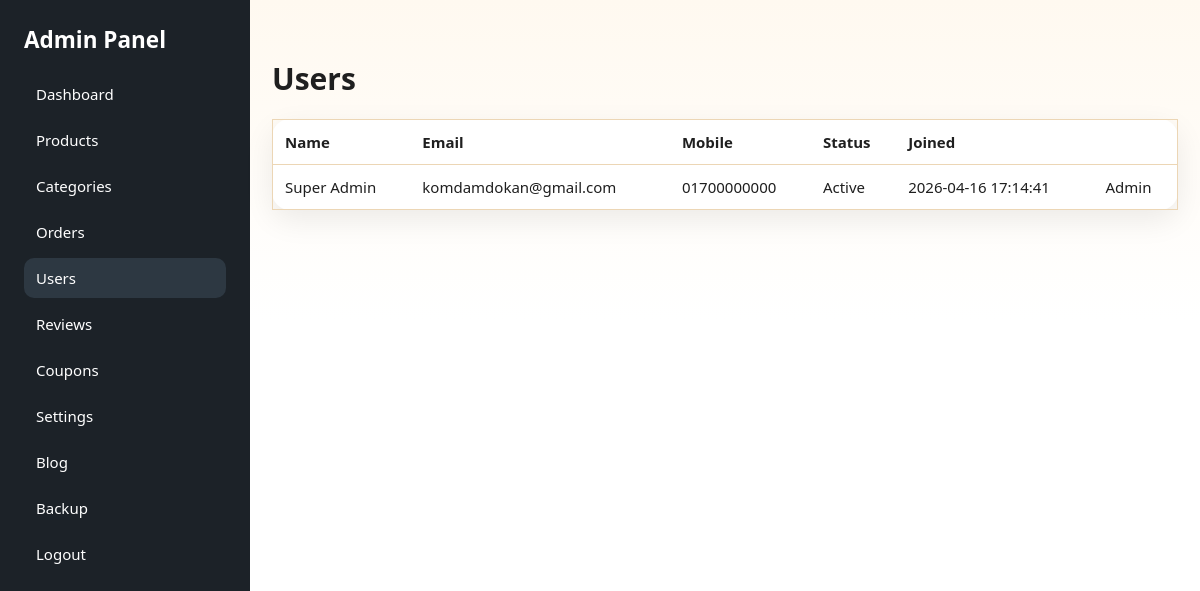
The page /admin/users.php (signed in) on the database its author committed.
### tables this page shows
CREATE TABLE IF NOT EXISTS users (
    id INT AUTO_INCREMENT PRIMARY KEY,
    name VARCHAR(120) NOT NULL,
    email VARCHAR(190) NOT NULL UNIQUE,
    mobile VARCHAR(30) NOT NULL,
    password VARCHAR(255) NOT NULL,
    address TEXT NULL,
    city VARCHAR(100) NULL,
    state VARCHAR(100) NULL,
    pincode VARCHAR(20) NULL,
    status TINYINT(1) NOT NULL DEFAULT 1,
    is_admin TINYINT(1) NOT NULL DEFAULT 0,
    remember_token VARCHAR(255) NULL,
    created_at DATETIME NOT NULL DEFAULT CURRENT_TIMESTAMP,
    last_login_at DATETIME NULL
);

### includes/functions.php (called while the page is built, shortened)
<?php
function app_config(): array
{
    static $config;
    if ($config === null) {
        $configFile = __DIR__ . '/config.php';
        $config = require $configFile;
    }
    return $config;
}
function db(): PDO
{
    $config = app_config()['db'];
    $dsn = sprintf(
        'mysql:host=%s;port=%s;dbname=%s;charset=%s',
        $config['host'],
        $config['port'],
        $config['database'],
        $config['charset']
    );
    $pdo = new PDO($dsn, $config['username'], $config['password'], [
        PDO::ATTR_ERRMODE => PDO::ERRMODE_EXCEPTION,
        PDO::ATTR_DEFAULT_FETCH_MODE => PDO::FETCH_ASSOC,
        PDO::ATTR_EMULATE_PREPARES => false,
    ]);
    return $pdo;
}
function e(?string $value): string
{
    return htmlspecialchars((string) $value, ENT_QUOTES, 'UTF-8');
}

### admin/users.php (the view, shortened to what this page needs)
<?php
require_once __DIR__ . '/common.php';
$users = db()->query('SELECT * FROM users ORDER BY id DESC')->fetchAll();
?>
<h1 style="margin-top:0">Users</h1>
<table class="table admin-card"><tr><th>Name</th><th>Email</th><th>Mobile</th><th>Status</th><th>Joined</th><th></th></tr><?php foreach ($users as $user): ?><tr><td><?= e($user['name']) ?></td><td><?= e($user['email']) ?></td><td><?= e($user['mobile']) ?></td><td><?= (int) $user['status'] ? 'Active' : 'Inactive' ?></td><td><?= e($user['created_at']) ?></td><td><?php if ((int) $user['is_admin'] === 0): ?><a href="edit-user.php?id=<?= (int) $user['id'] ?>">Edit</a> | <a href="users.php?delete=<?= (int) $user['id'] ?>">Delete</a><?php else: ?>Admin<?php endif; ?></td></tr><?php endforeach; ?></table>

### assets/css/style.css (style rules this page uses)
* { box-sizing:border-box }
body { margin:0;font-family:"Segoe UI",Tahoma,sans-serif;background:linear-gradient(180deg,#fff9f0 0%,#fff 320px);color:var(--text);font-size:15px }
.card,.product-card,.admin-card { background:var(--surface);border:1px solid var(--border);border-radius:18px;box-shadow:var(--shadow) }
.table { width:100%;border-collapse:collapse }
.table th,.table td { padding:12px;border-bottom:1px solid var(--border);text-align:left;vertical-align:top }

### rows shown on the page
users: name "Super Admin", email "komdamdokan@gmail.com", mobile "01700000000", status "Active", created_at "2026-04-16 17:14:41", is_admin "Admin"

### other values the page prints
$label "Dashboard"
$label "Products"
$label "Categories"
$label "Orders"
$label "Users"
$label "Reviews"
$label "Coupons"
$label "Settings"
$label "Blog"
$label "Backup"
